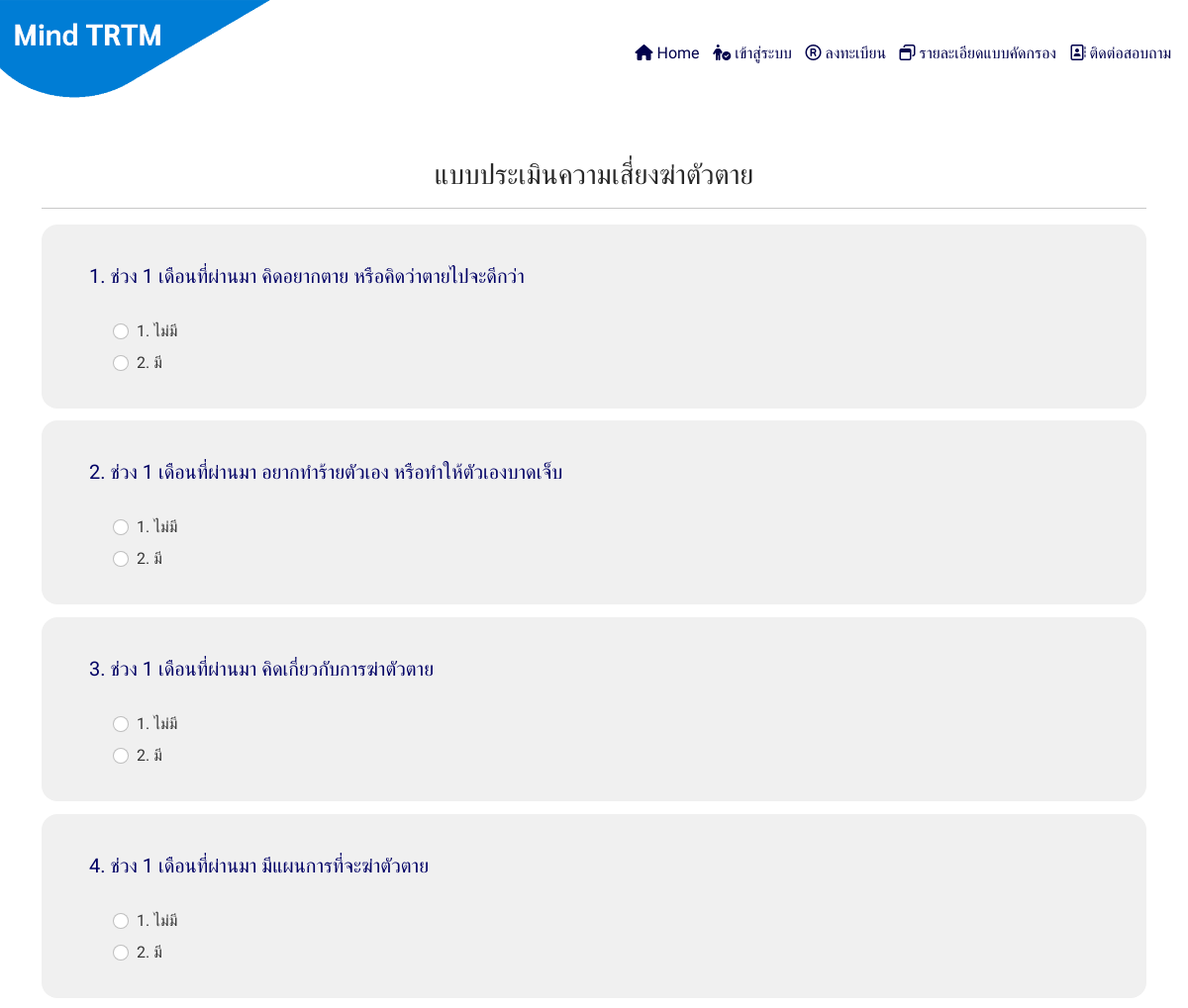
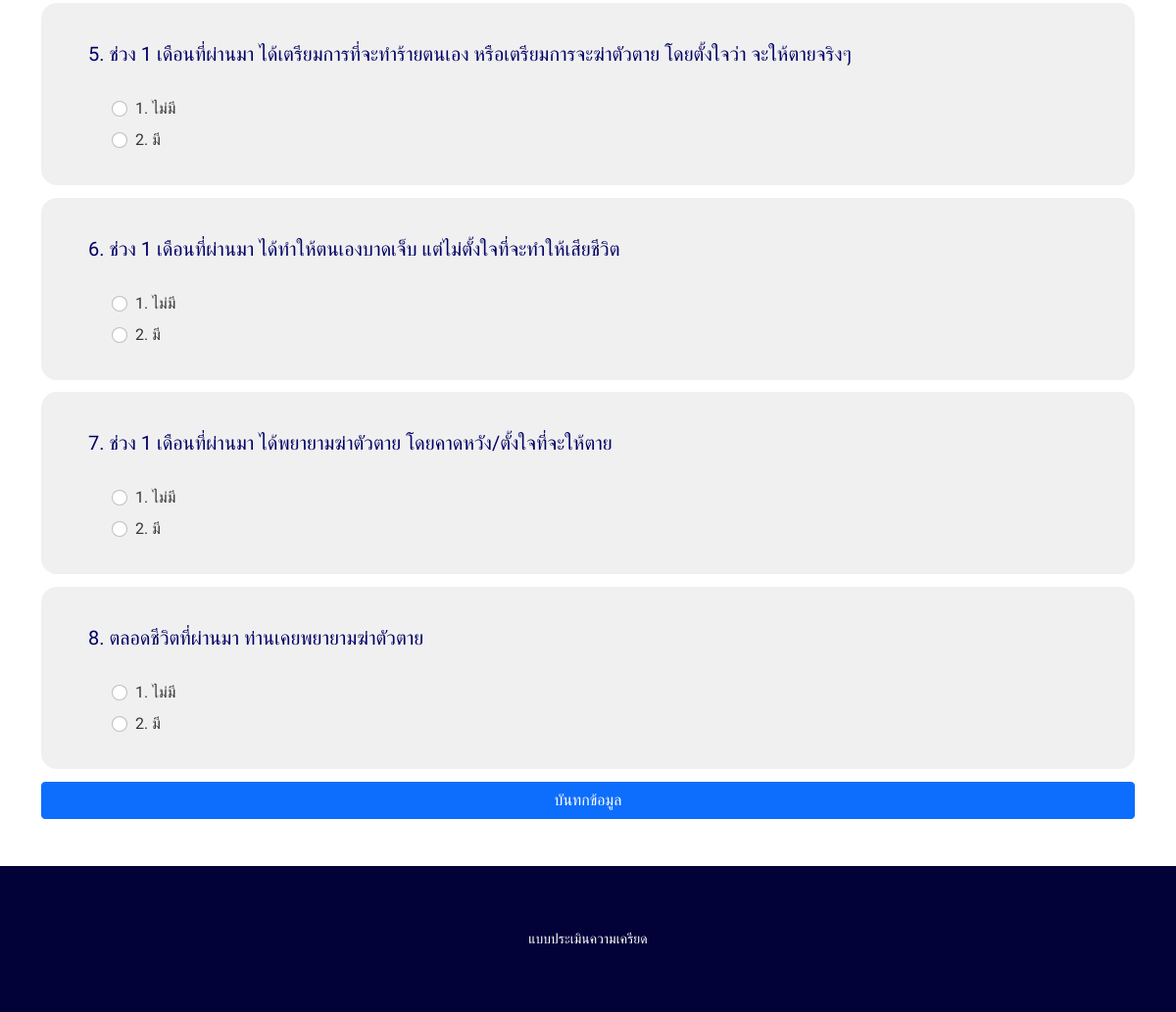
/question4.php, run on the app's committed database (2 pictures, top to bottom).
### tables this page shows
CREATE TABLE `qt_4` (
  `qt4_id` int(11) NOT NULL,
  `qt4_title` text NOT NULL,
  `qt4_num` varchar(10) NOT NULL,
  `qt4_data` int(11) NOT NULL
);

### question4.php (the view, shortened to what this page needs)
<!DOCTYPE html>
<html lang="en">
<head>
    <link rel="stylesheet" href="css/style.css">
    <link rel="stylesheet" href="css/banner.css">
    <link rel="stylesheet" href="css/qt.css">
    <link rel="stylesheet" href="dist/css/bootstrap.min.css">
    <link rel="stylesheet" href="https://cdnjs.cloudflare.com/ajax/libs/animate.css/4.1.1/animate.min.css" />
</head>
<body>
    <?php include('banner/banner.php'); ?>
    <form method="POST" action="question4Insert.php">
        <div class="container" style="margin-top: 10rem;">
            <div class="col-md-12">
                <div class="headQ">
                    <h3>แบบประเมินความเสี่ยงฆ่าตัวตาย</h3>
                    <hr>
                </div>
                <?php
                include 'config/connect.php';
                $stmt = $coon->prepare(" SELECT* FROM qt_4 ");
                $stmt->execute();
                $nn = 1;
                while ($row = $stmt->fetch(PDO::FETCH_ASSOC)) {
                    if ($row["qt4_num"] == "3-1") {
                        $chText1 = "ได้";
                        $chText2 = "ไม่มี";
                    } else {
                        $chText1 = "ไม่มี";
                        $chText2 = "มี";
                    }
                ?>
                    <div class="mainQ Head<?= $row["qt4_num"] ?> " id="">
                        <div class="headTitle">
                            <h6><?= $row["qt4_title"] ?></h6>
                        </div>
                        <div class="subQ">
                            <div class="form-check mm1">
                                <input class="form-check-input kill<?= $row["qt4_id"] ?>" type="radio" name="kill<?= $row["qt4_id"] ?>" id="qtShow<?= $nn ?>-1" value="0">
                                <label class="form-check-label" for="qtShow<?= $nn ?>-1">
                                    1. <?= $chText1 ?>
                                </label>
                            </div>
                            <div class="form-check mm1">
                                <input class="form-check-input kill<?= $row["qt4_id"] ?>" type="radio" name="kill<?= $row["qt4_id"] ?>" id="qtShow<?= $nn ?>-2" value="1">
                                <label class="form-check-label" for="qtShow<?= $nn ?>-2">
                                    2. <?= $chText2 ?>
                                </label>
                            </div>
                        </div>
                    </div>
                <?php
                    $nn++;
                }
                ?>
                <div class="d-grid gap-2">
                    <button type="submit" class="btn btn-primary btnSub">บันทกข้อมูล</button>
                </div>
            </div>
        </div>
    </form>
    <?php include 'title-footer/footer.php'; ?>
</body>
</html>

### banner/banner.php (shortened to what this page needs)
<link rel="stylesheet" href="https://cdnjs.cloudflare.com/ajax/libs/font-awesome/6.2.1/css/all.min.css">
<div class="container-fluid topIcon">
    <div class="col-12 ">
        <div class="bannerBox">
            <div class="iconBk">
                <img src="image/cross_top.png" alt="" srcset="">
            </div>
            <div class="menuMin">
                <ul>
                    <li><a href="index.php"><i class="fa-solid fa-house"></i> Home</a></li>
                    <li><a href="userlogin.php"><i class="fa-solid fa-person-circle-check"></i> เข้าสู่ระบบ</a></li>
                    <li><a href=""><i class="fa-regular fa-registered"></i> ลงทะเบียน</a></li>
                    <li><a href=""><i class="fa-regular fa-window-restore"></i> รายละเอียดแบบคัดกรอง</a></li>
                    <li><a href=""><i class="fa-regular fa-address-book"></i> ติดต่อสอบถาม</a></li>
                </ul>
            </div>
        </div>
    </div>
</div>

### title-footer/footer.php
<div class="container-fluid footerBk">
    <div class="col-md-12">
        <div class="footerText">แบบประเมินความเครียด</div>
    </div>
</div>

### css/style.css (style rules this page uses)
* { margin: 0px; padding: 0px; box-sizing: border-box; }
.footerBk { display: block; width: 100%; height: auto; padding: 4rem 0rem; background-color: rgb(2, 2, 57); color: #ffffff; text-align: center; margin-top: 3rem; font-family: "Prompt", sans-serif; font-size: 14px; }
.btnSub { font-family: "Prompt", sans-serif; }

### css/banner.css (style rules this page uses)
.topIcon { display: block; position: fixed; width: 100%; height: auto; margin: 0px; padding: 0px; top: 0; }
.bannerBox { padding: 0px; margin: 0px; display: flex; justify-content: space-between; justify-items: center; align-items: center; }
.iconBk { display: block; width: 400px; height: auto; margin-left: -1rem; }
.iconBk img { display: block; width: 100%; height: auto; }
.menuMin { display: block; width: 100%; height: auto; text-align: right; font-family: "Prompt", sans-serif; }
.menuMin ul { list-style: none; }
.menuMin ul li { display: inline-block; width: auto; height: auto; }
.menuMin ul li a { display: inline-block; width: auto; height: auto; padding: 0.3rem 0.3rem; text-decoration: none; color: rgb(1, 1, 76); font-weight: 500; }

### css/qt.css (style rules this page uses)
.headQ { display: block; width: 100%; height: auto; text-align: center; color: rgb(40, 40, 40); font-family: "Prompt", sans-serif; }
.mainQ { display: block; width: 100%; height: auto; padding: 2rem 3rem; border-radius: 1pt; border-radius: 1rem; background-color: #f0f0f0; margin-bottom: 0.8rem; }
.headTitle h6 { font-size: 20px; font-weight: 500; font-family: "Prompt", sans-serif; color: rgb(40, 40, 40); margin-bottom: 1.5rem; line-height: 40px; color: rgb(0, 0, 101); }
.subQ { display: block; width: 100%; height: auto; font-family: "Prompt", sans-serif; color: rgb(55, 55, 55); margin-left: 1.5rem; }
.mm1 { display: block; margin-top: 0.5rem; }

### data on the page
qt_4: qt4_title "1. ช่วง 1 เดือนที่ผ่านมา คิดอยากตาย หรือคิดว่าตายไปจะดีกว่า", qt4_num "ไม่มี", qt4_num "มี"
qt_4: qt4_title "2. ช่วง 1 เดือนที่ผ่านมา อยากทำร้ายตัวเอง หรือทำให้ตัวเองบาดเจ็บ", qt4_num "ไม่มี", qt4_num "มี"
qt_4: qt4_title "3. ช่วง 1 เดือนที่ผ่านมา คิดเกี่ยวกับการฆ่าตัวตาย", qt4_num "ไม่มี", qt4_num "มี"
qt_4: qt4_title "4. ช่วง 1 เดือนที่ผ่านมา มีแผนการที่จะฆ่าตัวตาย", qt4_num "ไม่มี", qt4_num "มี"
qt_4: qt4_title "5. ช่วง 1 เดือนที่ผ่านมา ได้เตรียมการที่จะทำร้ายตนเอง หรือเตรียมการจะฆ่าตัวตาย โดยตั้งใจว่า จะให้ตายจริงๆ", qt4_num "ไม่มี", qt4_num "มี"
qt_4: qt4_title "6. ช่วง 1 เดือนที่ผ่านมา ได้ทำให้ตนเองบาดเจ็บ แต่ไม่ตั้งใจที่จะทำให้เสียชีวิต", qt4_num "ไม่มี", qt4_num "มี"
qt_4: qt4_title "7. ช่วง 1 เดือนที่ผ่านมา ได้พยายามฆ่าตัวตาย โดยคาดหวัง/ตั้งใจที่จะให้ตาย", qt4_num "ไม่มี", qt4_num "มี"
qt_4: qt4_title "8. ตลอดชีวิตที่ผ่านมา ท่านเคยพยายามฆ่าตัวตาย", qt4_num "ไม่มี", qt4_num "มี"
